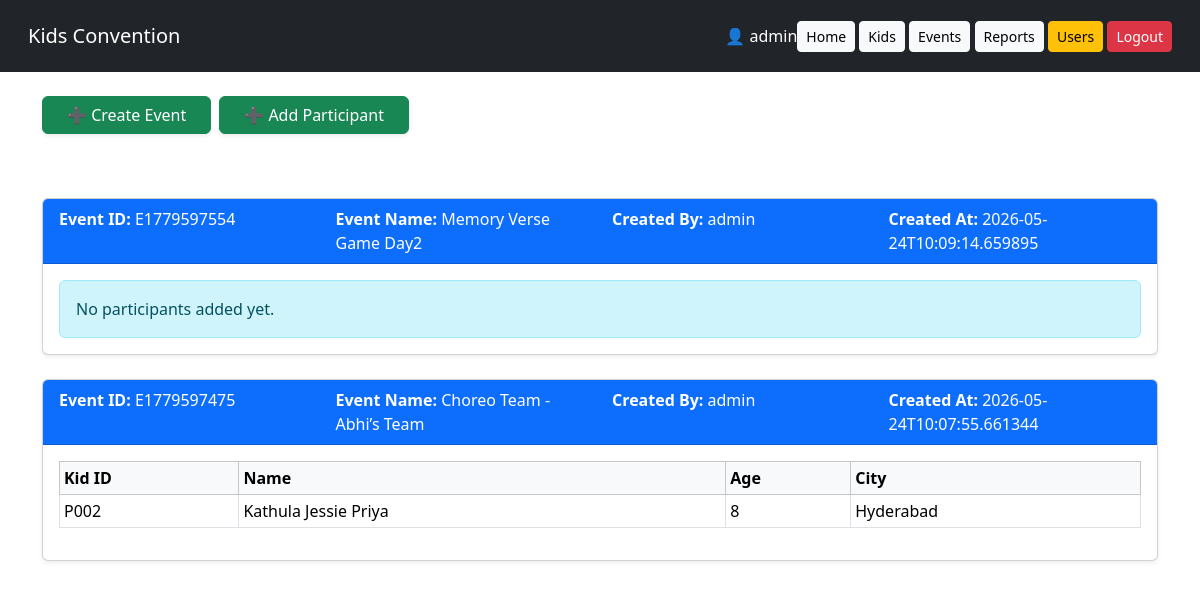
The page /events (signed in) on the database its author committed.
### models.py (models this page shows)
class User(db.Model):
    id = db.Column(db.Integer, primary_key=True)
    username = db.Column(db.String(100), unique=True)
    fullname = db.Column(db.String(200))
    phonenumber = db.Column(db.String(10))
    password = db.Column(db.String(500))

class Event(db.Model):
    id = db.Column(db.Integer, primary_key=True)
    event_id = db.Column(db.String(50), unique=True)
    event_name = db.Column(db.String(200))
    created_by = db.Column(db.String(100))
    created_at = db.Column(db.String(100))

class EventParticipant(db.Model):
    id = db.Column(db.Integer, primary_key=True)
    event_id = db.Column(db.String(50))
    kid_id = db.Column(db.String(20), unique=True)
    added_by = db.Column(db.String(100))
    added_at = db.Column(db.String(100))

class Kid(db.Model):
    id = db.Column(db.Integer, primary_key=True)
    kid_id = db.Column(db.String(20), unique=True)
    name = db.Column(db.String(200))
    age = db.Column(db.Integer)
    age_group = db.Column(db.String(5))
    locality = db.Column(db.String(200))
    city = db.Column(db.String(200))
    contactnumber = db.Column(db.String(10))
    parent_kid_id = db.Column(db.String(20))
    registered_by = db.Column(db.String(100))
    registered_at = db.Column(db.String(100))

### app.py (the view)
@app.route("/events", methods=["GET", "POST"])
@login_required
def events():
    events = Event.query.order_by(
        Event.created_at.desc()
    ).all()
    event_data = []
    for e in events:
        participants = db.session.query(
            EventParticipant,
            Kid
        ).join(
            Kid,
            EventParticipant.kid_id == Kid.kid_id
        ).filter(
            EventParticipant.event_id == e.event_id
        ).all()
        participant_list = []
        for ep, kid in participants:
            participant_list.append({
                "kid_id": kid.kid_id,
                "name": kid.name,
                "age": kid.age,
                "city": kid.city
            })
        event_data.append({
            "event": e,
            "participants": participant_list
        })
    return render_template(
        "events.html",
        event_data=event_data
    )

### app.py (called while the page is built)
@login_manager.user_loader
def load_user(username):
    user = User.query.filter_by(username=username).first()
    if user:
        return LoginUser(user.username)
    return None

### templates/events.html
{% extends 'base.html' %}{% block content %}
<div class="mb-3 d-flex gap-2 flex-wrap">
            <a href="/create_event"
       class="btn btn-success shadow-sm px-4">
        ➕ Create Event
    </a>
        <a href="/event_participants"
       class="btn btn-success shadow-sm px-4">
        ➕ Add Participant
    </a>
</div>
<br/>
<br/>
{% for item in event_data %}
<div class="card mb-4 shadow-sm">
    <div class="card-header bg-primary text-white">
        <div class="row">
            <div class="col-md-3">
                <strong>Event ID:</strong>
                {{ item.event.event_id }}
            </div>
            <div class="col-md-3">
                <strong>Event Name:</strong>
                {{ item.event.event_name }}
            </div>
            <div class="col-md-3">
                <strong>Created By:</strong>
                {{ item.event.created_by }}
            </div>
            <div class="col-md-3">
                <strong>Created At:</strong>
                {{ item.event.created_at }}
            </div>
        </div>
    </div>
    <div class="card-body">
        {% if item.participants %}
        <table class="table table-bordered table-sm">
            <thead class="table-light">
                <tr>
                    <th>Kid ID</th>
                    <th>Name</th>
                    <th>Age</th>
                    <th>City</th>
                </tr>
            </thead>
            <tbody>
                {% for p in item.participants %}
                <tr>
                    <td>{{ p.kid_id }}</td>
                    <td>{{ p.name }}</td>
                    <td>{{ p.age }}</td>
                    <td>{{ p.city }}</td>
                </tr>
                {% endfor %}
            </tbody>
        </table>
        {% else %}
        <div class="alert alert-info mb-0">
            No participants added yet.
        </div>
        {% endif %}
    </div>
</div>
{% endfor %}
{% endblock %}

### templates/base.html (shortened to what this page needs)
<!DOCTYPE html>
<html>
<head>
<link href="https://cdn.jsdelivr.net/npm/bootstrap@5.3.3/dist/css/bootstrap.min.css" rel="stylesheet">
</head>
<body>
<nav class="navbar navbar-expand-lg navbar-dark bg-dark p-3">
<div class="container-fluid">
<a class="navbar-brand" href="/">Kids Convention</a>
        <div class="ms-auto text-white">
            {% if current_user.is_authenticated %}
                👤 {{ current_user.id }}
            {% endif %}
        </div>
<div>
<a href="/" class="btn btn-light btn-sm">Home</a>
<a href="/kids" class="btn btn-light btn-sm">Kids</a>
<a href="/events" class="btn btn-light btn-sm">Events</a>
<a href="/reports" class="btn btn-light btn-sm">Reports</a>
{% if current_user.id == 'admin' %}
<a href="/users" class="btn btn-warning btn-sm">Users</a>
{% endif %}
<a href="/logout" class="btn btn-danger btn-sm">Logout</a>
</div>
</div>
</nav>
<div class="container mt-4">
{% block content %}{% endblock %}
</div>
</body>
</html>

### rows shown on the page
User: id "admin"
Event: event.event_id "E1779597554", event.event_name "Memory Verse Game Day2", event.created_by "admin", event.created_at "2026-05-24T10:09:14.659895"
Event: event.event_id "E1779597475", event.event_name "Choreo Team - Abhi’s Team", event.created_by "admin", event.created_at "2026-05-24T10:07:55.661344"
EventParticipant: kid_id "P002", name "Kathula Jessie Priya", age "8", city "Hyderabad"
